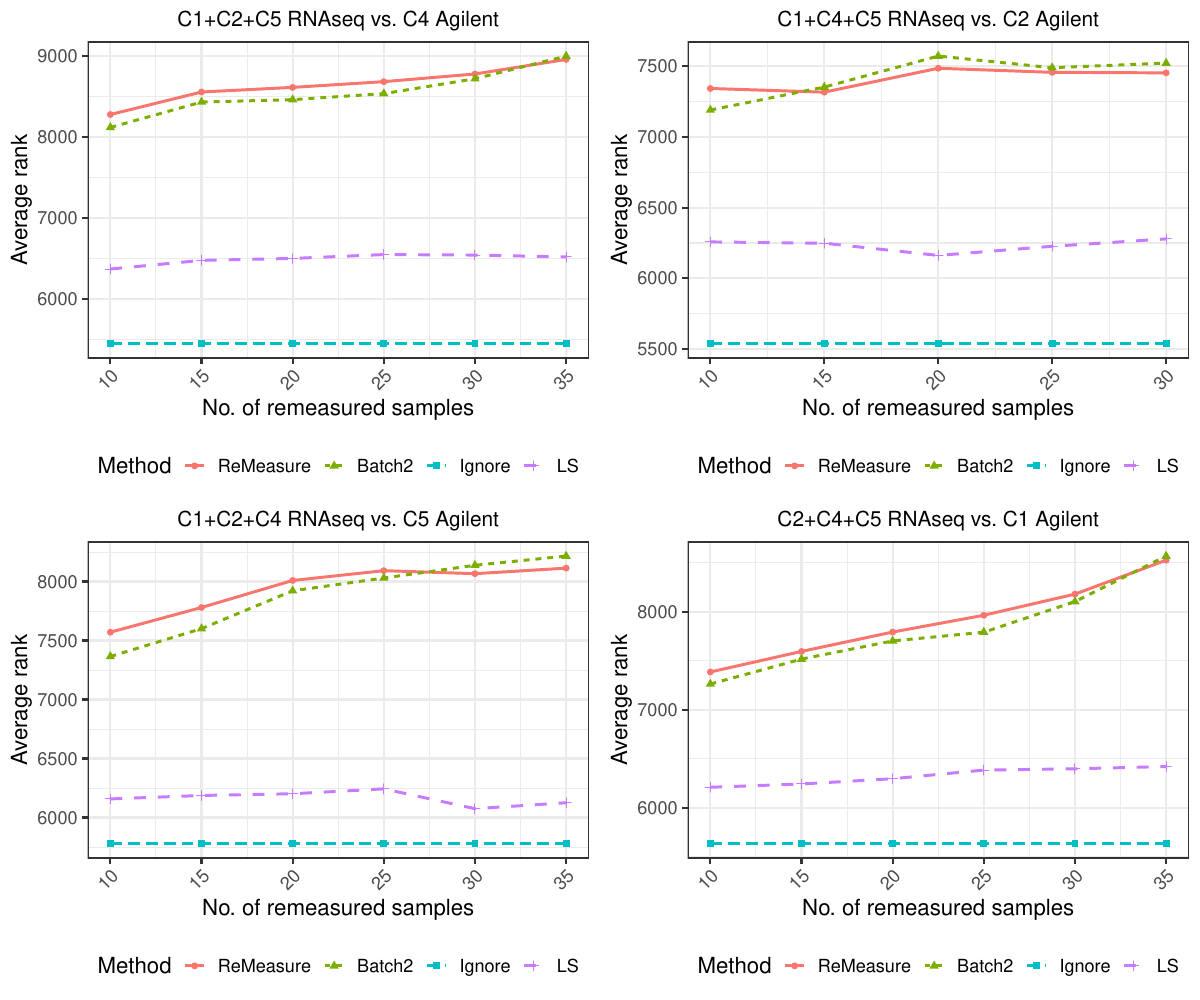

The R source for this figure:
### plot Ovarian Rank ###
rm(list = ls())
source("./code/OvarianCancer.R")
library(ggplot2)
library(reshape)
library(cowplot)
require(latex2exp)
library(stringi)
DList = list(
  c("C1C2C5_RNAseq", "C4DIF_Agilent", "C1C2C5_Agilent"),
  c("C1C4C5_RNAseq", "C2IMM_Agilent", "C1C4C5_Agilent"),
  c("C1C2C4_RNAseq", "C5PRO_Agilent", "C1C2C4_Agilent"),
  c("C2C4C5_RNAseq", "C1MES_Agilent", "C2C4C5_Agilent")
)

pRank.list = list()
allMethods = c("ReMeasure", "Batch2", "Ignore", "LS")
nGene = 11861
for (l in 1:length(DList)) {
  Datalist = DList[[l]]
  if (isTRUE( grepl("recur", Datalist[1], fix=TRUE) ) ) {
    Ind_all = ReMeasure_recur_name
  } else if ( isTRUE(grepl("non",Datalist[1], fix = TRUE ) ) ) {
    Ind_all = ReMeasure_non_name
  } else if ( isTRUE(grepl("C1MES", Datalist[1], fix = TRUE)) ) {
    Ind_all = ReMeasure_C1MES_name
  } else if ( isTRUE(grepl("C2IMM", Datalist[1], fix = TRUE)) ) {
    Ind_all = ReMeasure_C2IMM_name
  } else if ( isTRUE(grepl("C4DIF", Datalist[1], fix = TRUE)) ) {
    Ind_all = ReMeasure_C4DIF_name
  } else if ( isTRUE(grepl("C5PRO", Datalist[1], fix = TRUE)) ) {
    Ind_all = ReMeasure_C5PRO_name
  } else if ( isTRUE(grepl("C1C2C4", Datalist[1], fix = TRUE)) ) {
    Ind_all = ReMeasure_C1C2C4_name
  } else if ( isTRUE(grepl("C1C2C5", Datalist[1], fix = TRUE)) ) {
    Ind_all = ReMeasure_C1C2C5_name
  } else if ( isTRUE(grepl("C1C4C5", Datalist[1], fix = TRUE)) ) {
    Ind_all = ReMeasure_C1C4C5_name
  } else if (isTRUE(grepl("C2C4C5", Datalist[1], fix = TRUE)) ) {
    Ind_all = ReMeasure_C2C4C5_name
  }

  ### Golden Standard ###
  T_pvVec = NULL
  for (i in 1:nrow(recur_Agilent)) {
    if ( isTRUE(grepl("recur", Datalist[1], fix = TRUE)) ) {
      xData = recur_Agilent
      yData = non_Agilent
    } else if ( isTRUE(grepl("non", Datalist[1], fix = TRUE)) ) {
      xData = non_Agilent
      yData = recur_Agilent
    } else if ( isTRUE(grepl("C1MES", Datalist[1], fix = TRUE)) ) {
      xData = C1MES_Agilent
      yData = C2C4C5_Agilent
    }  else if ( isTRUE(grepl("C2IMM", Datalist[1], fix = TRUE)) ) {
      xData = C2IMM_Agilent
      yData = C1C4C5_Agilent
    } else if ( isTRUE(grepl("C4DIF", Datalist[1], fix = TRUE)) ) {
      xData = C4DIF_Agilent
      yData = C1C2C5_Agilent
    } else if ( isTRUE(grepl("C5PRO", Datalist[1], fix = TRUE)) ) {
      xData = C5PRO_Agilent
      yData = C1C2C4_Agilent
    } else if ( isTRUE(grepl("C1C2C4", Datalist[1], fix = TRUE)) ) {
      xData = C1C2C4_Agilent
      yData = C5PRO_Agilent
    } else if ( isTRUE(grepl("C1C2C5", Datalist[1], fix = TRUE)) ) {
      xData = C1C2C5_Agilent
      yData = C4DIF_Agilent
    } else if ( isTRUE(grepl("C1C4C5", Datalist[1], fix = TRUE)) ) {
      xData = C1C4C5_Agilent
      yData = C2IMM_Agilent
    } else if (isTRUE(grepl("C2C4C5", Datalist[1], fix = TRUE)) ) {
      xData = C2C4C5_Agilent
      yData = C1MES_Agilent
    }
    x = xData[i, ]
    y = yData[i, ]
    if ( (0.95 < var(x)/var(y) ) && ( var(x)/var(y) < 1.05 ) ) {
      Equal = TRUE
    } else {
      Equal = FALSE
    }

    Ttest = t.test(x, y, mu = 0, alternative = "two.sided", var.equal = Equal, paired = F)
    T_pvVec = c(T_pvVec, Ttest$p.value)
  }
  alpha_t = 0.05
  procedure = "BH"
  Rej_t_Ind = (p.adjust(T_pvVec, method = procedure) < alpha_t)
  sum(Rej_t_Ind)
  # significant genes
  Sig_Ind = which(Rej_t_Ind == TRUE)
  cat(length(Sig_Ind))
  n1s = seq(10, length(Ind_all), by = 5)
  res.Rank.a = array(NA, c(length(allMethods), length(n1s)), 
                                      dimnames = list(Method = allMethods, ReMeasureNo = paste(n1s)
                                                       ) )
  
  for (m in 1:length(allMethods)) {
    method = allMethods[m]
    result = read.csv(paste0( './Data_real/', paste(Datalist, collapse = '-'), "-method-", method,
                              ".csv"), header = TRUE, check.names = FALSE)
    
    for (n1 in n1s) {
        sort_result = sort(result[, paste(n1)], decreasing =TRUE, index.return = TRUE)$ix
        res.Rank.a[method, as.character(n1)] = mean( which( sort_result %in% Sig_Ind) )
    }
  }
  df.rank = melt(res.Rank.a)
  str = stri_replace_all_regex(Datalist,
                               pattern =c("MES", "IMM", "PRO", "DIF", '_'),
                               replacement = c('','','','', ' '),
                               vectorize = FALSE)
  str = sub("(C\\d)(C\\d)", "\\1+\\2+", str)
  
  df.rank$Method = factor(df.rank$Method, levels = c("ReMeasure", "Batch2", "Ignore", "LS"))
  df.rank$ReMeasureNo  <-  as.numeric(as.character(df.rank$ReMeasureNo))
  pRank = ggplot(df.rank, aes(x = ReMeasureNo, y = value, group = Method, 
                              col = Method, shape = Method,  linetype = Method)) + 
    geom_line(size = 1) + geom_point(size = 2) + xlab("No. of remeasured samples") + theme_bw(base_size = 16) +
    theme() +
    theme(legend.position="bottom", axis.text.x = element_text(angle = 45, hjust=1)) + 
    ggtitle( gsub("_", " ", paste(str[-3], collapse = ' vs. ') )  ) + 
    theme(plot.title = element_text(size = 15, hjust = 0.5)) + ylab("Average rank")
  pRank.list[[l]] <- pRank
}


GraphName = paste0("./figure/Fig6.pdf")
pdf(GraphName, width = 12, height = 10)
plot_grid(pRank.list[[1]], pRank.list[[2]], 
          pRank.list[[3]], pRank.list[[4]], ncol = 2)
dev.off()


